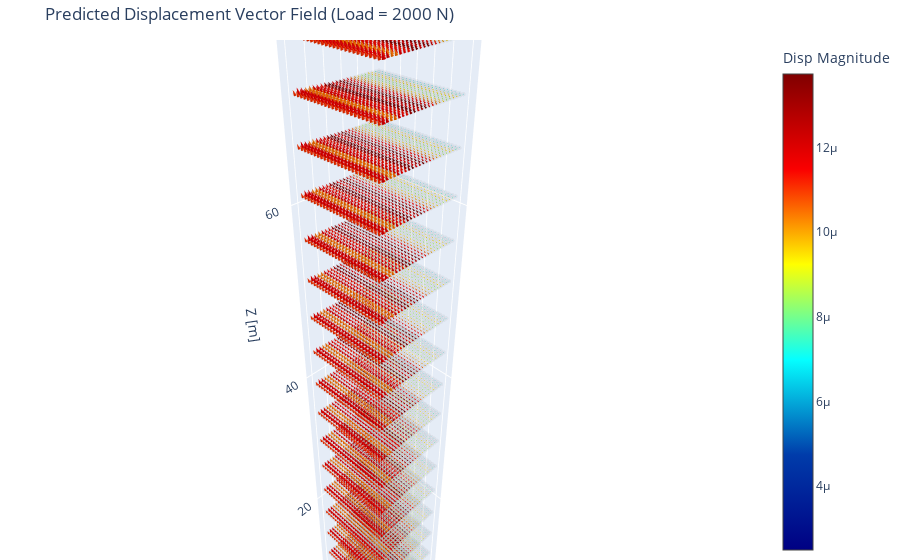

Notebook cell for this chart:
### Code cell
import plotly.graph_objects as go
import numpy as np

# --- Plotlyによる3Dベクトル場の可視化 ---

# 1. データの取り出し (PyVista形式 -> Numpy形式)
# ugrid は直前のセルで作成されている前提です
points = ugrid.points   # 座標 (N, 3)
vectors = disp_pred     # 変位ベクトル (N, 3)

# 2. データの間引き設定（任意）
# 点数が非常に多い場合（例: 数万点以上）、ブラウザ動作が重くなるため間引くことを推奨します。
# 今回のグリッド(24^3 ≈ 1.3万点)程度なら skip=1 (全点) でも動きますが、重ければ 2 にしてください。
skip = 1 
p_sub = points[::skip]
v_sub = vectors[::skip]

# 3. ベクトル場（矢印）の作成: go.Cone を使用
# PyVistaの mag=10 (倍率) のような見た目の調整は sizeref で行います。
# PlotlyのConeは自動でベクトルの大きさを色とサイズに反映します。
cone_trace = go.Cone(
    x=p_sub[:, 0],
    y=p_sub[:, 1],
    z=p_sub[:, 2],
    u=v_sub[:, 0],
    v=v_sub[:, 1],
    w=v_sub[:, 2],
    colorscale='Jet',
    sizemode="scaled",
    sizeref=0.5,   # 矢印の全体スケール調整（値が小さいほど矢印が大きくなります）
    showscale=True,
    colorbar=dict(title="Disp Magnitude"),
    opacity=1.0
)

# 4. グリッド構造の可視化（薄い点群として表示）
# PyVistaの opacity=0.2, show_edges=True の代替として点群を配置します
scatter_trace = go.Scatter3d(
    x=p_sub[:, 0],
    y=p_sub[:, 1],
    z=p_sub[:, 2],
    mode='markers',
    marker=dict(
        size=1.5,
        color='gray',
        opacity=0.1  # 薄く表示して背景にする
    ),
    showlegend=False,
    hoverinfo='skip' # グリッド点へのホバー情報は省略
)

# 5. レイアウト設定
layout = go.Layout(
    title=f"Predicted Displacement Vector Field (Load = {int(any_load_N)} N)",
    scene=dict(
        xaxis_title='X [m]',
        yaxis_title='Y [m]',
        zaxis_title='Z [m]',
        aspectmode='data', # 実際の物理座標のアスペクト比を維持
        camera=dict(
            eye=dict(x=1.5, y=1.5, z=1.5) # カメラの初期位置
        )
    ),
    margin=dict(l=0, r=0, b=0, t=40)
)

# 6. 描画実行
fig = go.Figure(data=[scatter_trace, cone_trace], layout=layout)
fig.show()

### Figure 1 — Plotly figure (JSON) as saved in the notebook; plotly's stock layout.template omitted (floating-point values rounded to 4 significant figures; data arrays with more than 128 entries replaced by an {"elided": "..."} marker saying what was removed)
{"data": [{"hoverinfo": "skip", "marker": {"color": "gray", "opacity": 0.1, "size": 1.5}, "mode": "markers", "showlegend": false, "type": "scatter3d", "x": {"elided": "13824 float values"}, "y": {"elided": "13824 float values"}, "z": {"elided": "13824 float values"}}, {"colorbar": {"title": {"text": "Disp Magnitude"}}, "colorscale": [[0, "rgb(0,0,131)"], [0.2, "rgb(0,60,170)"], [0.4, "rgb(5,255,255)"], [0.6, "rgb(255,255,0)"], [0.8, "rgb(250,0,0)"], [1, "rgb(128,0,0)"]], "opacity": 1, "showscale": true, "sizemode": "scaled", "sizeref": 0.5, "type": "cone", "u": {"elided": "13824 float values"}, "v": {"elided": "13824 float values"}, "w": {"elided": "13824 float values"}, "x": {"elided": "13824 float values"}, "y": {"elided": "13824 float values"}, "z": {"elided": "13824 float values"}}], "layout": {"margin": {"b": 0, "l": 0, "r": 0, "t": 40}, "scene": {"aspectmode": "data", "camera": {"eye": {"x": 1.5, "y": 1.5, "z": 1.5}}, "xaxis": {"title": {"text": "X [m]"}}, "yaxis": {"title": {"text": "Y [m]"}}, "zaxis": {"title": {"text": "Z [m]"}}}, "title": {"text": "Predicted Displacement Vector Field (Load = 2000 N)"}}}
